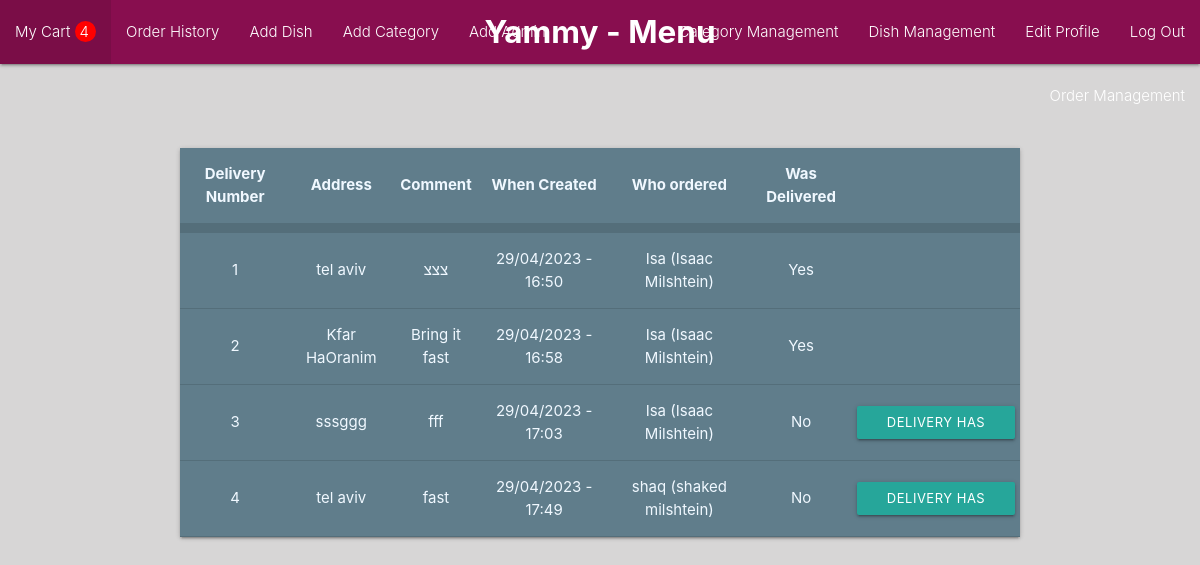
/order/management (signed in), run on an earlier commit of the app's database.
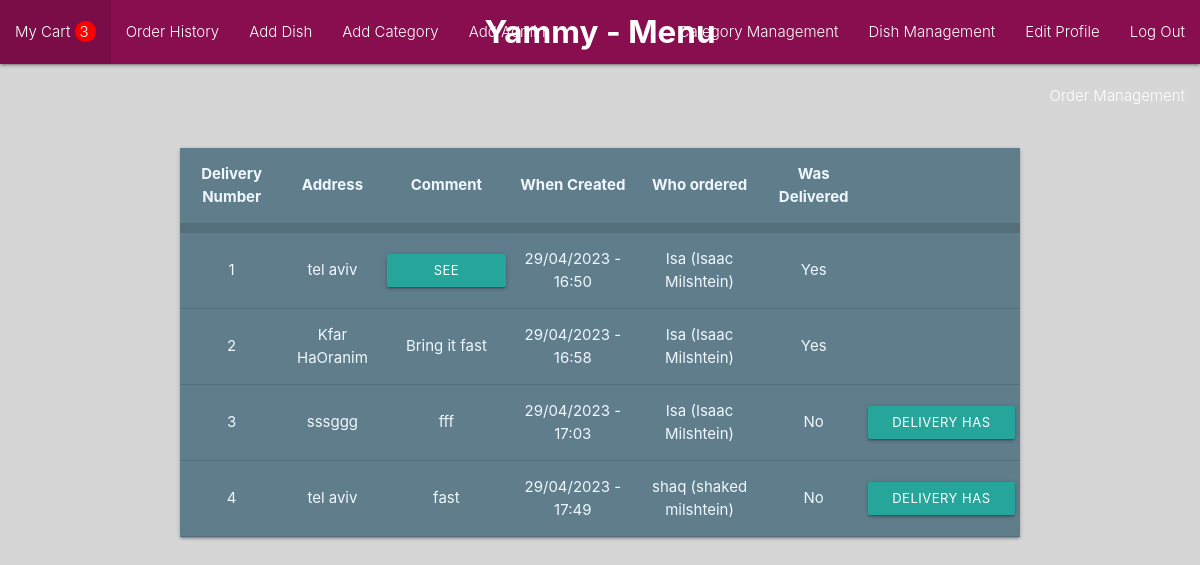
And on a later commit of the database.
### models/delivery.py (models this page shows)
class Delivery(db.Model):
    id = db.Column(db.Integer,primary_key=True)
    is_delivered = db.Column(db.Boolean,default=False)
    address = db.Column(db.String(200))
    comment = db.Column(db.Text)
    created = db.Column(db.DateTime)
    cart = db.relationship('Cart',backref='delivery',uselist=False)

### models/user.py (models this page shows)
class User(db.Model,UserMixin):
    id = db.Column(db.Integer,primary_key=True)
    username = db.Column(db.String(10),nullable=False,unique=True)
    password = db.Column(db.String(10),nullable=False)
    first_name = db.Column(db.String(20),nullable=False)
    last_name = db.Column(db.String(20),nullable=False)
    is_staff = db.Column(db.Boolean,nullable=False,default=False)
    email = db.Column(db.String(30))
    carts = db.relationship('Cart',backref='user')

### controllers/orders.py (the view)
@login_required
def order_management():
    deliveries = Delivery.query.all()
    return is_staff('orders/order_management.html',delivery=deliveries)

### auth.py (called while the page is built)
@login_manager.user_loader
def load_user(user_id):
    return User.query.get(int(user_id))

### utils.py (called while the page is built)
def is_staff(html,category=None,dish=None,delivery=None,form=None,users=None):
    if not current_user.is_staff:
        return redirect(url_for('dish.menu'))
    return render_template(html, category = category, dish = dish, delivery = delivery, form = form, users = users)

### templates/orders/order_management.html
{% extends 'layouts/admin_layout.html' %}
{% block content %}
<div class="container">
<div class="card">
<table style="color:aliceblue" class="centered blue-grey">
    <thead>
      <tr style="border-width: 10px;">
          <th>Delivery Number</th>
          <th>Address</th>
          <th>Comment</th>
          <th>When Created</th>
          <th>Who ordered</th>
          <th>Was Delivered</th>
          <th></th>
      </tr>
    </thead>
    {% for Delivery in delivery %}
    <tbody>
      <tr>
        <td>{{Delivery.id}}</td>
        <td>{{Delivery.address}}</td>
        <td>{% if len(Delivery.comment) > 20 %}
            <a class="waves-effect waves-light btn-small" href="{{url_for('order.see_comment',id=Delivery.id)}}" >See Comment</a>
            {% else %} {{Delivery.comment}} {% endif %}</td>
        <td>{{Delivery.created.strftime("%d/%m/%Y - %H:%M")}}</td>
        <td>{{Delivery.cart.user.username}} ({{Delivery.cart.user.first_name}}  {{Delivery.cart.user.last_name}})</td>
        <td>{% if Delivery.is_delivered == True %} Yes {% else %} No </td>
        <td><form action="{{url_for('order.change_delivery_status',id = Delivery.id)}}" method="POST">
            <button class="waves-effect waves-light btn-small" type="submit">Delivery has Arrived</button>
            </form>{% endif %}
        </td>
      </tr>
    </tbody>
    {% endfor %}
</table>
</div>
</div>
{% endblock %}

What changed in the data, as far as the page shows it:
changed Delivery id 1: comment "צצצ" → (not shown); now shows "SEE…"
Also different on the page:
{{ len(current_user.carts[-1].dish_association) }}: "4" → "3"
